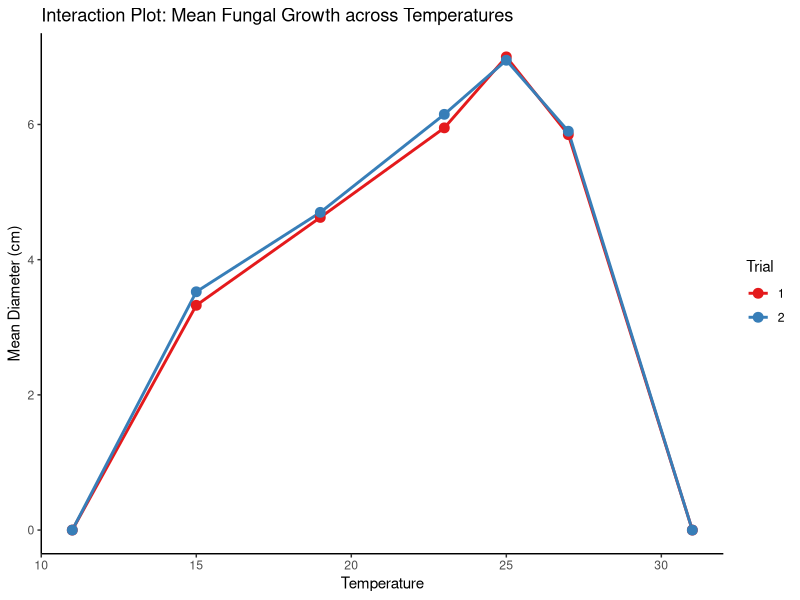
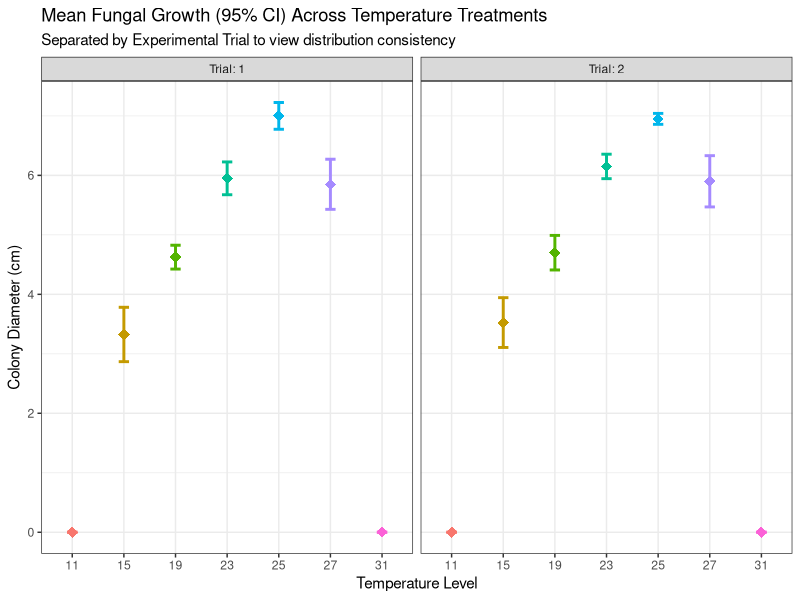
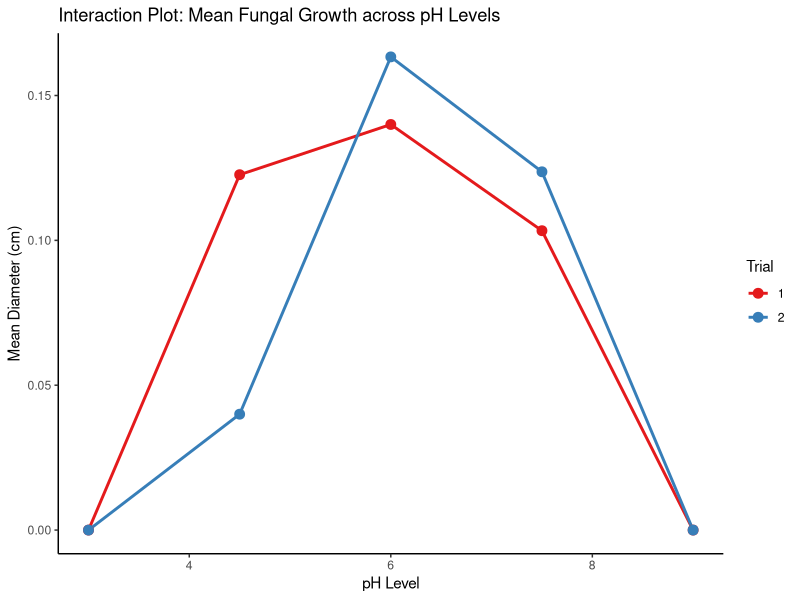
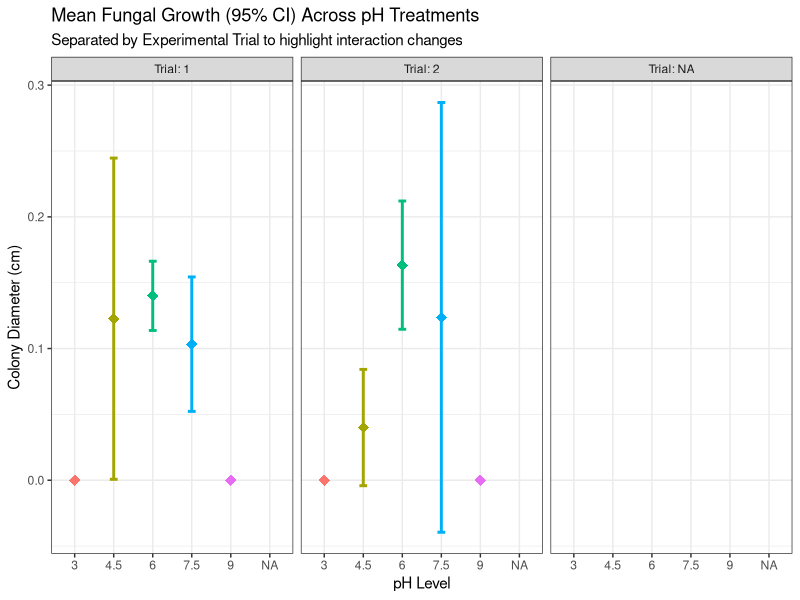
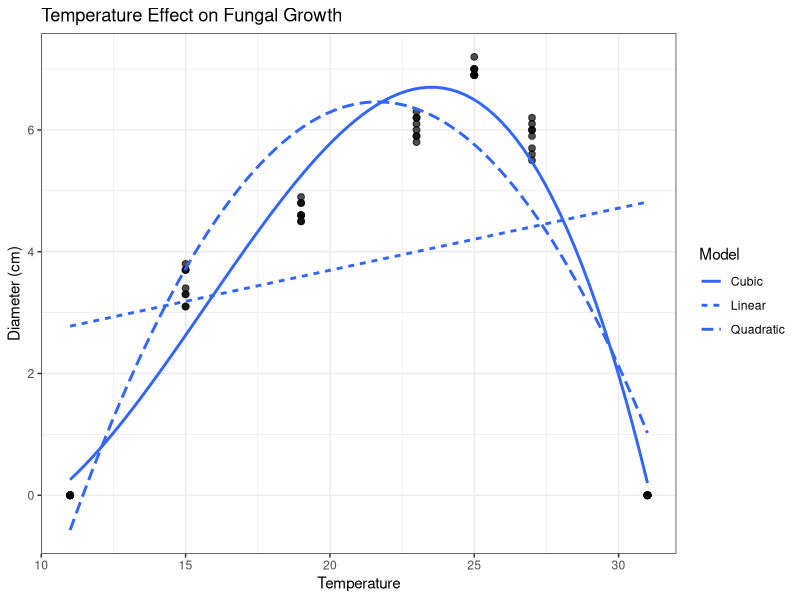
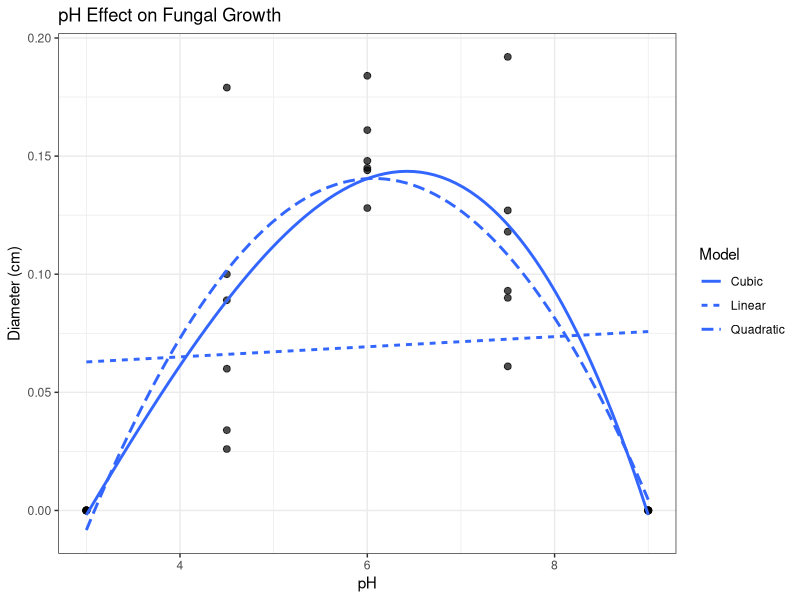
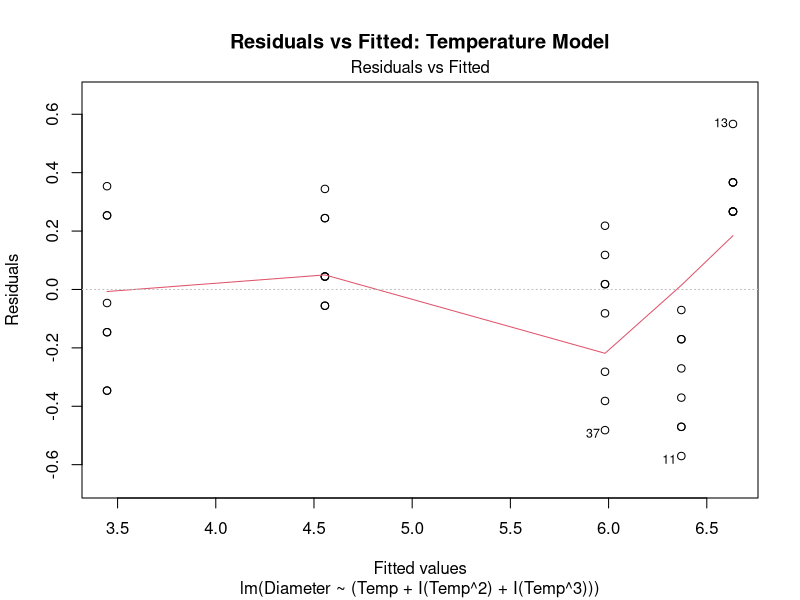
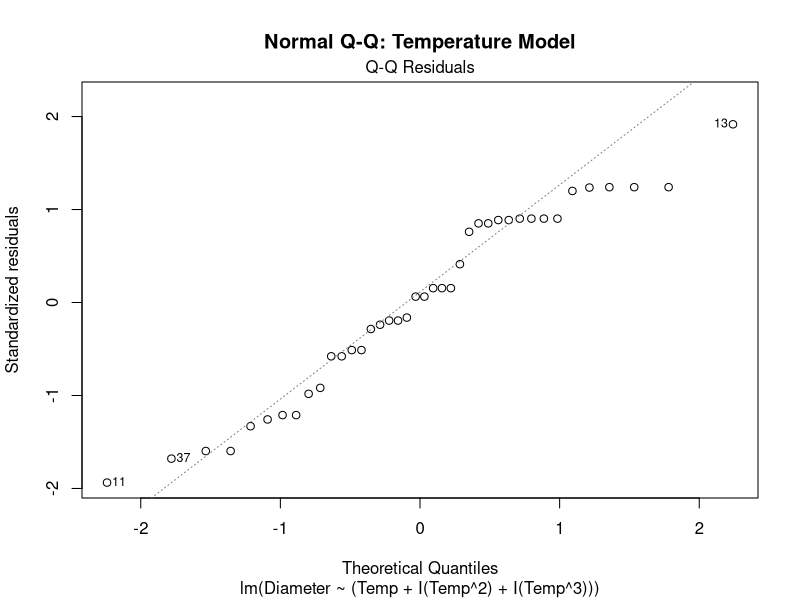

These charts were generated, in order, by the following R code:
## ---- chunk 1
# install.packages("readxl")
# install.packages("ggplot2")
# install.packages("dplyr")
# install.packages("car")
library(readxl)
library(ggplot2)
library(dplyr)
library(car)
## ---- chunk 2
# Set working directory if needed
# setwd("your/path/here")

# Read Excel file
temp <- read.csv("temp.csv")
ph <- read.csv("ph.csv")
temp_data <- temp[0:4]
ph_data <- ph[0:4]

# Ensure 'trial' and the treatment variables are factors for ANOVA
temp_data$Trial <- as.numeric(temp_data$Trial)
temp_data$Temp  <- as.numeric(temp_data$Temp)

ph_data$Trial <- as.numeric(ph_data$Trial)
ph_data$pH    <- as.numeric(ph_data$pH)

names(temp_data)[names(temp_data) == "Diameter..cm."] <- "Diameter"
names(ph_data)[names(ph_data) == "Diameter..cm."] <- "Diameter"

head(temp_data)
head(ph_data)
## ---- chunk 3
# Temperature Interaction Plot
ggplot(temp_data, aes(x = as.numeric(as.character(Temp)), y = Diameter, 
                      color = as.factor(Trial), group = Trial)) +
  stat_summary(fun = mean, geom = "line", size = 1) +
  stat_summary(fun = mean, geom = "point", size = 3) +
  scale_color_brewer(palette = "Set1") + # This gives you the Red/Blue distinct colors
  labs(title = "Interaction Plot: Mean Fungal Growth across Temperatures",
       x = "Temperature",
       y = "Mean Diameter (cm)",
       color = "Trial") +
  theme_classic()

# Temperature: Colorful Panels with 95% CI
ggplot(temp_data, aes(x = as.factor(Temp), y = Diameter, color = as.factor(Temp))) +
  stat_summary(fun.data = mean_cl_normal, geom = "errorbar", width = 0.2, size = 1) +
  stat_summary(fun = mean, geom = "point", size = 3.5, shape = 18) +
  facet_grid(. ~ Trial, labeller = label_both) +
  labs(
    title = "Mean Fungal Growth (95% CI) Across Temperature Treatments",
    subtitle = "Separated by Experimental Trial to view distribution consistency",
    x = "Temperature Level",
    y = "Colony Diameter (cm)"
  ) +
  theme_bw() +
  theme(legend.position = "none")
## ---- chunk 4
# pH Interaction Plot
ggplot(ph_data, aes(x = as.numeric(as.character(pH)), y = Diameter, 
                    color = as.factor(Trial), group = Trial)) +
  stat_summary(fun = mean, geom = "line", size = 1) +
  stat_summary(fun = mean, geom = "point", size = 3) +
  scale_color_brewer(palette = "Set1") + 
  labs(title = "Interaction Plot: Mean Fungal Growth across pH Levels",
       x = "pH Level",
       y = "Mean Diameter (cm)",
       color = "Trial") +
  theme_classic()

# pH: Colorful Panels with 95% CI
ggplot(ph_data, aes(x = as.factor(pH), y = Diameter, color = as.factor(pH))) +
  stat_summary(fun.data = mean_cl_normal, geom = "errorbar", width = 0.2, size = 1) +
  stat_summary(fun = mean, geom = "point", size = 3.5, shape = 18) +
  facet_grid(. ~ Trial, labeller = label_both) +
  labs(
    title = "Mean Fungal Growth (95% CI) Across pH Treatments",
    subtitle = "Separated by Experimental Trial to highlight interaction changes",
    x = "pH Level",
    y = "Colony Diameter (cm)"
  ) +
  theme_bw() +
  theme(legend.position = "none")
## ---- chunk 5
ggplot(temp_data, aes(x = Temp, y = Diameter)) +

  geom_point(size = 2, alpha = 0.7) +

  # Linear
  geom_smooth(
    method = "lm",
    formula = y ~ x,
    aes(linetype = "Linear"),
    se = FALSE
  ) +

  # Quadratic
  geom_smooth(
    method = "lm",
    formula = y ~ poly(x, 2),
    aes(linetype = "Quadratic"),
    se = FALSE
  ) +

  # Cubic
  geom_smooth(
    method = "lm",
    formula = y ~ poly(x, 3),
    aes(linetype = "Cubic"),
    se = FALSE
  ) +

  labs(
    title = "Temperature Effect on Fungal Growth",
    x = "Temperature",
    y = "Diameter (cm)",
    linetype = "Model"
  ) +

  theme_bw()
## ---- chunk 6
ggplot(ph_data, aes(x = pH, y = Diameter)) +

  geom_point(size = 2, alpha = 0.7) +

  geom_smooth(
    method = "lm",
    formula = y ~ x,
    aes(linetype = "Linear"),
    se = FALSE
  ) +

  geom_smooth(
    method = "lm",
    formula = y ~ poly(x, 2),
    aes(linetype = "Quadratic"),
    se = FALSE
  ) +

  geom_smooth(
    method = "lm",
    formula = y ~ poly(x, 3),
    aes(linetype = "Cubic"),
    se = FALSE
  ) +

  labs(
    title = "pH Effect on Fungal Growth",
    x = "pH",
    y = "Diameter (cm)",
    linetype = "Model"
  ) +

  theme_bw()
## ---- chunk 7
# # Filter for rows where Diameter is NOT equal to 0
temp_data <- temp_data %>% filter(Diameter != 0)
ph_data   <- ph_data   %>% filter(Diameter != 0)
## ---- chunk 8
# 1. Fit the three nested models
temp_linear <- lm(Diameter ~ Temp, data = temp_data)
temp_quad   <- lm(Diameter ~ Temp + I(Temp^2), data = temp_data)
temp_cubic  <- lm(Diameter ~ (Temp + I(Temp^2) + I(Temp^3)), data = temp_data)

# 2. Perform the ANOVA Likelihood Ratio Test
temp_comparison <- anova(temp_linear, temp_quad, temp_cubic)
print(temp_comparison)
## ---- chunk 9
# 1. Fit the nested models
ph_linear <- lm(Diameter ~ pH, data = ph_data)
ph_quad   <- lm(Diameter ~ pH + I(pH^2), data = ph_data)

# 2. Perform the ANOVA Likelihood Ratio Test
ph_comparison <- anova(ph_linear, ph_quad)
print(ph_comparison)
## ---- chunk 10
temp_model <- lm(Diameter ~ (Temp + I(Temp^2) + I(Temp^3)) * Trial, data = temp_data)

cat("\n--- Temperature Model Summary ---\n")
print(summary(temp_model))

cat("\n--- ANOVA Table for Temperature Regression ---\n")
print(anova(temp_model))
## ---- chunk 11
temp_model_final <- lm(Diameter ~ (Temp + I(Temp^2) + I(Temp^3)), data = temp_data)
cat("\n--- Temperature Model Summary ---\n")
print(summary(temp_model_final))

cat("\n--- ANOVA Table for Temperature Regression ---\n")
print(anova(temp_model_final))
## ---- chunk 12
plot(temp_model_final, which = 1, main = "Residuals vs Fitted: Temperature Model")
plot(temp_model_final, which = 2, main = "Normal Q-Q: Temperature Model")
plot(temp_model_final, which = 3, main = "Scale-Location: pH Level Model")
durbinWatsonTest(temp_model_final)
shapiro.test(residuals(temp_model_final))
## ---- chunk 13
ph_model <- lm(Diameter ~ (pH + I(pH^2)) * Trial, data = ph_data)

cat("\n--- pH Model Summary ---\n")
print(summary(ph_model))

cat("\n--- ANOVA Table for pH Regression ---\n")
print(anova(ph_model))
## ---- chunk 14
ph_model_final <- lm(Diameter ~ (pH) * Trial + I(pH^2), data = ph_data)

cat("\n--- pH Model Summary ---\n")
print(summary(ph_model_final))

cat("\n--- ANOVA Table for pH Regression ---\n")
print(anova(ph_model_final))
## ---- chunk 15
trial_comparison <- anova(ph_model_final, ph_model)
print(trial_comparison)
## ---- chunk 16
plot(ph_model_final, which = 1, main = "Residuals vs Fitted: pH Model")
plot(ph_model_final, which = 2, main = "Normal Q-Q: pH Model")
plot(ph_model_final, which = 3, main = "Scale-Location: pH Level Model")
durbinWatsonTest(ph_model_final)
shapiro.test(residuals(ph_model_final))
